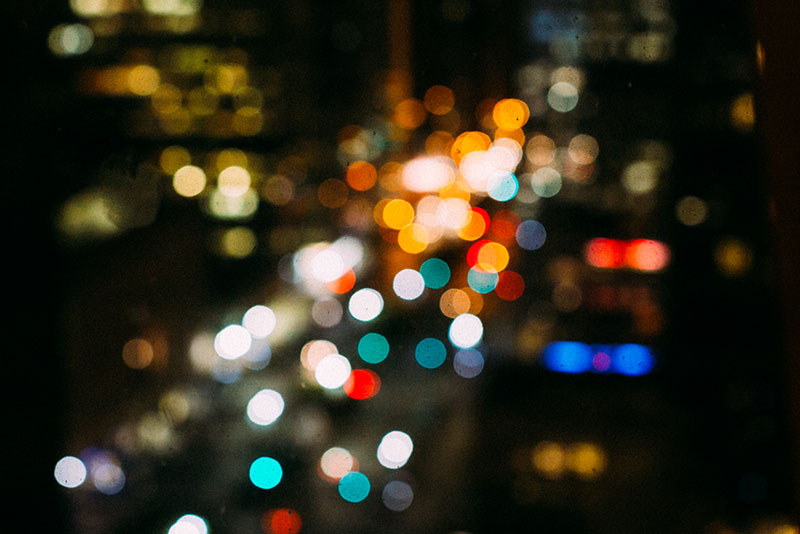
#> input picture M6 - Computer Vision/CV_projects/img/bokeh.jpg, 800 x 534 px
$ python threshold.py
#> lines starting #> are read from the running program, lines starting #| are printed output that depends on the picture; after the words box and inside, x2 and y2 are one past the last pixel; in counts of white or black regions, pixels touching at a corner belong together
import cv2
import numpy as np
import matplotlib.pyplot as plt

# plt.rcParams["image.cmap"] = "gray"


img = cv2.imread("img/bokeh.jpg")
#> img is the input picture: shape (534, 800, 3); mean B, G, R 28.9, 43.6, 48.9
img2 = cv2.imread("img/night2.jpg")
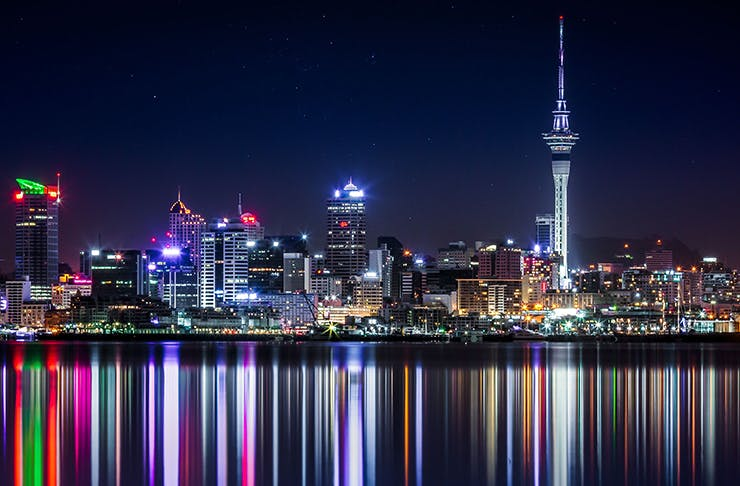
#> input picture M6 - Computer Vision/CV_projects/img/night2.jpg, 740 x 486 px
#> img2 is the input picture: shape (486, 740, 3); mean B, G, R 72.7, 47.7, 48


def imshow(img):
    plt.figure(figsize=(10, 7))
    # plt.imshow(img)
    plt.imshow(img[:, :, ::-1])


# hsv_img = cv2.cvtColor(img, cv2.COLOR_BGR2HSV)
# rgb_img = cv2.cvtColor(img, cv2.COLOR_BGR2HSV)
# imshow(img)


threshold_value = 128
threshold_type = cv2.THRESH_BINARY

threshold_types = [
    cv2.THRESH_BINARY,
    cv2.THRESH_BINARY_INV,
    cv2.THRESH_TOZERO,
    cv2.THRESH_TOZERO_INV,
    cv2.THRESH_TRUNC,
]

window_name = "threshold"

img_copy = img2.copy()
gray_img = cv2.cvtColor(img_copy, cv2.COLOR_BGR2GRAY)
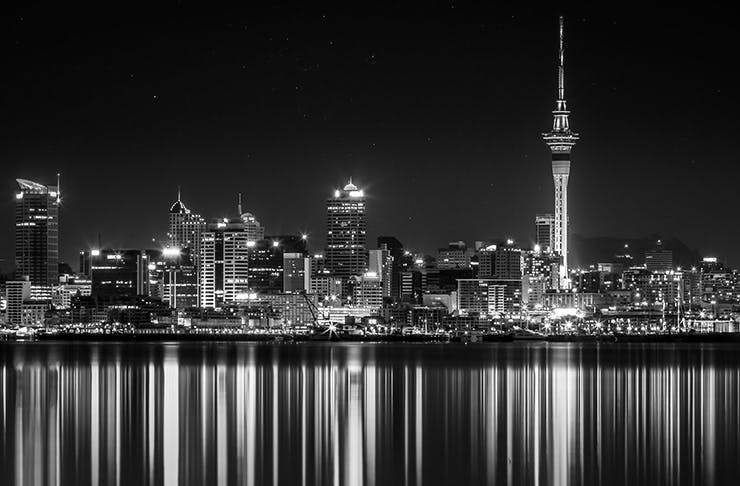
#> gray_img: shape (486, 740); min 0, max 255, mean 50.6
#> slider 'Threshold Type' is set to 1

cv2.namedWindow(window_name, cv2.WINDOW_AUTOSIZE)


def change_threshold_value(val):
#> called with val = 128
    threshold_value = val
    ret, thresh = cv2.threshold(gray_img, threshold_value, 255, threshold_type)
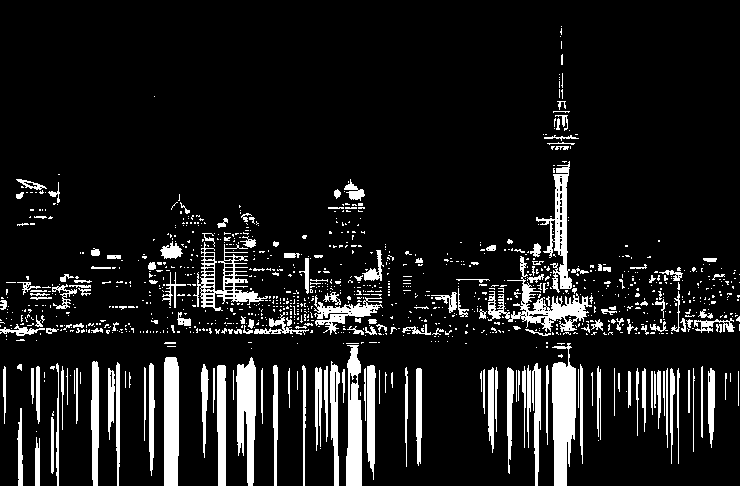
#> thresh: shape (486, 740); 10.9% white; 1101 white regions (908 under 20 px), largest, box (x1, y1, x2, y2) and area: (552, 343, 576, 486) 2489, (488, 256, 592, 332) 1922, (164, 357, 179, 486) 1884
#> ret = 128
    cv2.imshow(window_name, thresh)


def change_threshold_type(val):
#> called with val = 1
    threshold_type = threshold_types[val]
    ret, thresh = cv2.threshold(gray_img, threshold_type, 255, threshold_type)
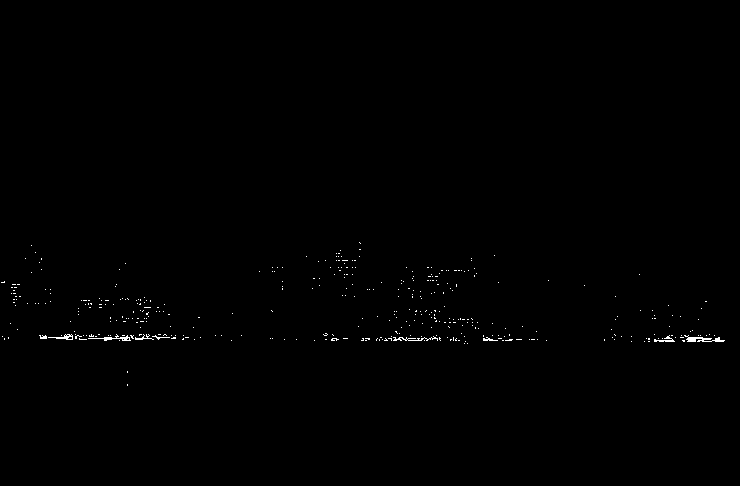
#> thresh: shape (486, 740); 0.34% white in thin lines or dots, all inside (x1, y1, x2, y2) = (1, 242, 725, 386)
#> ret = 1
    cv2.imshow(window_name, thresh)


cv2.createTrackbar(
    "Threshold Value", window_name, threshold_value, 255, change_threshold_value
)
cv2.createTrackbar(
    "Threshold Type", window_name, threshold_type, 4, change_threshold_type
)


cv2.imshow(window_name, gray_img)
cv2.waitKey()
cv2.destroyAllWindows()
cv2.waitKey(1)
